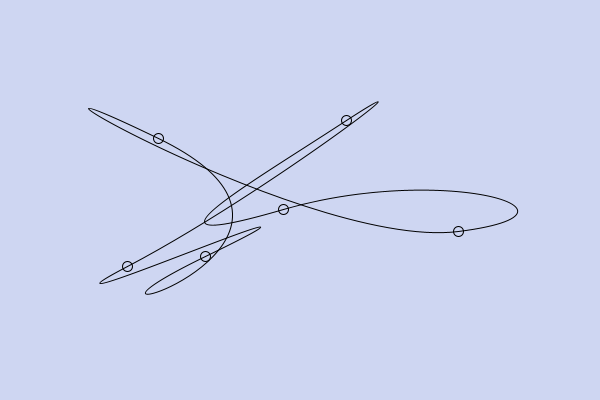
Frame 1 (no input)
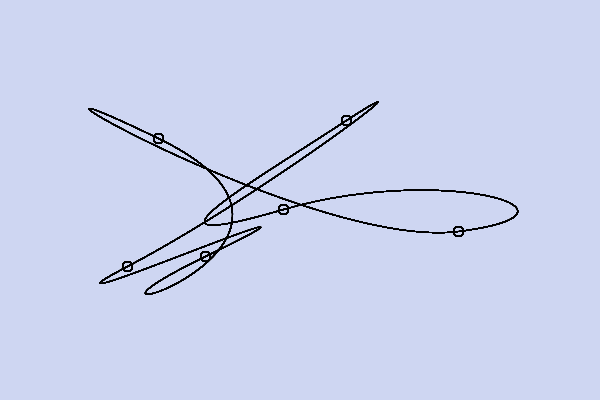
Frame 60 (the mouse pressed at the canvas centre just before this capture)
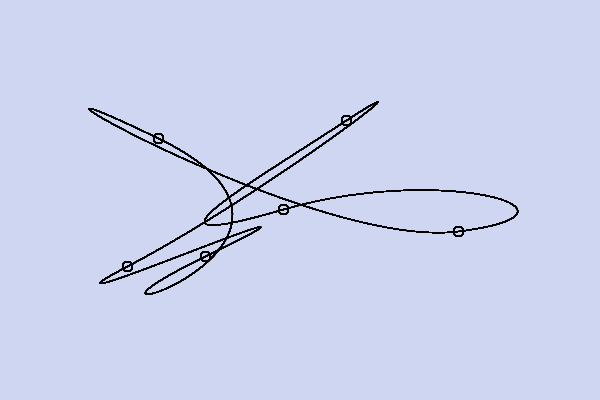
Frame 120 (the mouse held since frame 60 and released just before this capture)

The Processing sketch that drew these frames (run headless with seeded random() and noise(); from frame 60 on, the mouse is pressed at the canvas centre):

// Processing sketch: bigcurve8
// ── bigcurve8.pde
// Draw crazy free-form Bezier curves
// Get a new big curve each time you run the sketch
// Version 1.0 - AG, 15 April 2009
//

int NumPoints = 24;   // The total number of points created
float [] Xp;          // The point X coordinates
float [] Yp;          // The point Y coordinates

// This version of setup() creates the graphics window and
// sets the background color.  It turns off filling so we
// get just the curves, not their interiors.  Then I create
// the two point arrays and fill them up with random numbers.
// From here on, Processing calls draw() automatically for 
// every new frame to generate the graphics.
//
void setup() {
   size(600, 400);
   background(206, 214, 242);
   noFill();
   Xp = new float[NumPoints];
   Yp = new float[NumPoints];
   for (int i=0; i<NumPoints; i++) {
      Xp[i] = random(100, 500);
      Yp[i] = random(100, 300);
   }
}


// This version of draw() takes two arrays full of random
// points and turns them into a single closed Bezier curve.
// Input parameters: none
// Output parameters: none
// Global variables used:
//        NumPoints : the number of points in arrays Xp and Yp
//        Xp[]      : float array of point's x coordinates
//        Yp[]      : float array of point's y coordinates
// Side effects: draws the curve on the screen
// Version 1.0 - AG, 15 April 2009
//
void draw() {
   // The points need to be turned into a list of 4-element
   // Bezier curves.  First, to get the curves to touch and
   // thus be continuous, we set the first point of each
   // curve to the coordinates of the last point of the
   // preceding curve.  The first curve is handled as a
   // special case after the loop.
   for (int i=4; i<NumPoints; i+=4) {
      Xp[i] = Xp[i-1];
      Yp[i] = Yp[i-1];
   }
   Xp[0] = Xp[NumPoints-1];
   Yp[0] = Yp[NumPoints-1];
  
   // To create a continuous curve, we need to enforce the
   // mathematical constraint that the change in X between
   // the first two points of each curve is equal to the
   // change in X between the last two points of the previous
   // curve, and the same thing in Y.  The first curve is
   // handled as a special case after the loop.
   for (int i=5; i<NumPoints; i+=4) {
      Xp[i] = Xp[i-1] + (Xp[i-2] - Xp[i-3]);
      Yp[i] = Yp[i-1] + (Yp[i-2] - Yp[i-3]);
   }
   Xp[1] = Xp[0] + (Xp[NumPoints-1] - Xp[NumPoints-2]);
   Yp[1] = Yp[0] + (Yp[NumPoints-1] - Yp[NumPoints-2]);

   // Draw a little circle around the first point of
   // each curve.  The default drawing state makes this
   // a white circle with a black outline, which looks good.
   for (int i=0; i<NumPoints; i+=4) {
      ellipse(Xp[i], Yp[i], 10, 10);
   }
  
   // Run through the lists of points, taking them 4 at a
   // time.  Hand off each batch of 4 to bezier().  By now,
   // they should all touch and join up smoothly.
   for (int i=0; i<NumPoints; i+=4) {
      bezier(Xp[i],   Yp[i],   Xp[i+1], Yp[i+1],
             Xp[i+2], Yp[i+2], Xp[i+3], Yp[i+3]);
   }
}
